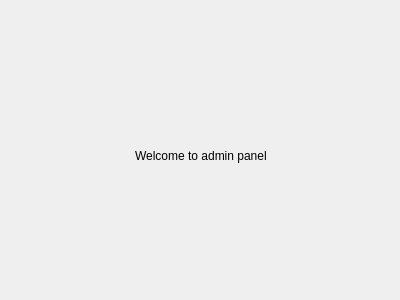
<?xml version="1.0" encoding="UTF-8"?>
<ui version="4.0">
 <class>Form</class>
 <widget class="QWidget" name="Form">
  <property name="geometry">
   <rect>
    <x>0</x>
    <y>0</y>
    <width>400</width>
    <height>300</height>
   </rect>
  </property>
  <property name="windowTitle">
   <string>Form</string>
  </property>
  <widget class="QWidget" name="verticalLayoutWidget">
   <property name="geometry">
    <rect>
     <x>80</x>
     <y>70</y>
     <width>241</width>
     <height>171</height>
    </rect>
   </property>
   <layout class="QVBoxLayout" name="layout">
    <item>
     <layout class="QHBoxLayout" name="horizontalLayout">
      <item>
       <spacer name="horizontalSpacer">
        <property name="orientation">
         <enum>Qt::Horizontal</enum>
        </property>
        <property name="sizeType">
         <enum>QSizePolicy::Expanding</enum>
        </property>
        <property name="sizeHint" stdset="0">
         <size>
          <width>40</width>
          <height>20</height>
         </size>
        </property>
       </spacer>
      </item>
      <item>
       <widget class="QLabel" name="label">
        <property name="text">
         <string>Welcome to admin panel</string>
        </property>
       </widget>
      </item>
      <item>
       <spacer name="horizontalSpacer_2">
        <property name="orientation">
         <enum>Qt::Horizontal</enum>
        </property>
        <property name="sizeType">
         <enum>QSizePolicy::Expanding</enum>
        </property>
        <property name="sizeHint" stdset="0">
         <size>
          <width>40</width>
          <height>20</height>
         </size>
        </property>
       </spacer>
      </item>
     </layout>
    </item>
   </layout>
  </widget>
 </widget>
 <resources/>
 <connections/>
</ui>
